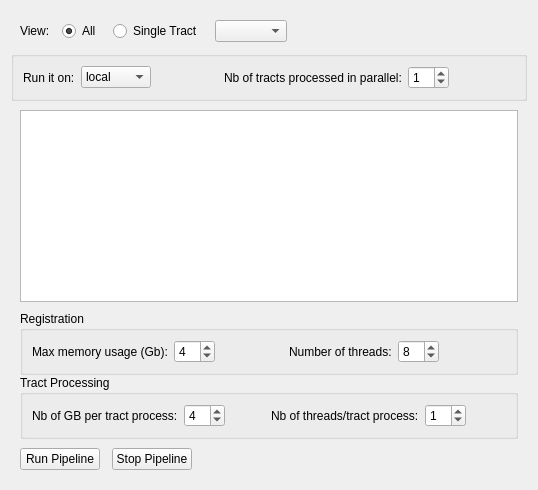
      <widget class="QWidget" name="Execution_tab">
       <attribute name="title">
        <string>Execution</string>
       </attribute>
       <layout class="QVBoxLayout" name="verticalLayout_29">
        <property name="spacing">
         <number>0</number>
        </property>
        <item>
         <widget class="QWidget" name="widget" native="true">
          <layout class="QHBoxLayout" name="horizontalLayout_12">
           <property name="spacing">
            <number>12</number>
           </property>
           <property name="leftMargin">
            <number>9</number>
           </property>
           <property name="bottomMargin">
            <number>9</number>
           </property>
           <item>
            <widget class="QLabel" name="view_label">
             <property name="text">
              <string>View:</string>
             </property>
            </widget>
           </item>
           <item>
            <widget class="QRadioButton" name="para_all_radioButton">
             <property name="text">
              <string>All</string>
             </property>
             <property name="checked">
              <bool>true</bool>
             </property>
            </widget>
           </item>
           <item>
            <widget class="QRadioButton" name="para_singletract_radioButton">
             <property name="text">
              <string>Single Tract</string>
             </property>
            </widget>
           </item>
           <item>
            <widget class="QComboBox" name="para_singletract_comboBox"/>
           </item>
           <item>
            <spacer name="horizontalSpacer">
             <property name="orientation">
              <enum>Qt::Horizontal</enum>
             </property>
             <property name="sizeHint" stdset="0">
              <size>
               <width>40</width>
               <height>20</height>
              </size>
             </property>
            </spacer>
           </item>
          </layout>
         </widget>
        </item>
        <item>
         <widget class="QWidget" name="widget_28" native="true">
          <layout class="QHBoxLayout" name="horizontalLayout_19">
           <property name="spacing">
            <number>0</number>
           </property>
           <property name="margin">
            <number>0</number>
           </property>
           <item>
            <widget class="QGroupBox" name="groupBox_3">
             <property name="title">
              <string/>
             </property>
             <layout class="QHBoxLayout" name="horizontalLayout_23">
              <property name="margin">
               <number>9</number>
              </property>
              <item>
               <widget class="QLabel" name="computingSystem_label">
                <property name="text">
                 <string>Run it on:</string>
                </property>
               </widget>
              </item>
              <item>
               <widget class="QComboBox" name="para_computingSystem_comboBox">
                <item>
                 <property name="text">
                  <string>local</string>
                 </property>
                </item>
                <item>
                 <property name="text">
                  <string>killdevil</string>
                 </property>
                </item>
               </widget>
              </item>
              <item>
               <spacer name="horizontalSpacer_5">
                <property name="orientation">
                 <enum>Qt::Horizontal</enum>
                </property>
                <property name="sizeHint" stdset="0">
                 <size>
                  <width>40</width>
                  <height>20</height>
                 </size>
                </property>
               </spacer>
              </item>
              <item>
               <widget class="QLabel" name="nbTractsProcessed_label">
                <property name="toolTip">
                 <string>Number of processes started in parallel. Make sure that your computer has enough memory.</string>
                </property>
                <property name="text">
                 <string>Nb of tracts processed in parallel:</string>
                </property>
               </widget>
              </item>
              <item>
               <widget class="QSpinBox" name="para_nbTractsProcessed_spinBox">
                <property name="toolTip">
                 <string>Number of processes started in parallel. Make sure that your computer has enough memory.</string>
                </property>
                <property name="value">
                 <number>1</number>
                </property>
               </widget>
              </item>
              <item>
               <spacer name="horizontalSpacer_7">
                <property name="orientation">
                 <enum>Qt::Horizontal</enum>
                </property>
                <property name="sizeHint" stdset="0">
                 <size>
                  <width>40</width>
                  <height>20</height>
                 </size>
                </property>
               </spacer>
              </item>
             </layout>
            </widget>
           </item>
          </layout>
         </widget>
        </item>
        <item>
         <widget class="QWidget" name="log_widget" native="true">
          <layout class="QHBoxLayout" name="horizontalLayout_20" stretch="0">
           <property name="spacing">
            <number>6</number>
           </property>
           <property name="topMargin">
            <number>9</number>
           </property>
           <item>
            <widget class="QPlainTextEdit" name="log_textEdit"/>
           </item>
          </layout>
         </widget>
        </item>
        <item>
         <widget class="QWidget" name="widget_24" native="true">
          <layout class="QHBoxLayout" name="horizontalLayout_5" stretch="0">
           <property name="spacing">
            <number>300</number>
           </property>
           <property name="leftMargin">
            <number>9</number>
           </property>
           <property name="topMargin">
            <number>0</number>
           </property>
           <property name="rightMargin">
            <number>9</number>
           </property>
           <property name="bottomMargin">
            <number>0</number>
           </property>
           <item>
            <widget class="QGroupBox" name="groupBox">
             <property name="title">
              <string>Registration</string>
             </property>
             <layout class="QHBoxLayout" name="horizontalLayout_22">
              <property name="spacing">
               <number>6</number>
              </property>
              <property name="margin">
               <number>9</number>
              </property>
              <item>
               <widget class="QLabel" name="label">
                <property name="text">
                 <string>Max memory usage (Gb):</string>
                </property>
               </widget>
              </item>
              <item>
               <widget class="QSpinBox" name="para_nb_memory_registration_spinBox">
                <property name="singleStep">
                 <number>1</number>
                </property>
                <property name="value">
                 <number>4</number>
                </property>
               </widget>
              </item>
              <item>
               <spacer name="horizontalSpacer_3">
                <property name="orientation">
                 <enum>Qt::Horizontal</enum>
                </property>
                <property name="sizeHint" stdset="0">
                 <size>
                  <width>40</width>
                  <height>20</height>
                 </size>
                </property>
               </spacer>
              </item>
              <item>
               <widget class="QLabel" name="nb_threads_label">
                <property name="text">
                 <string>Number of threads:</string>
                </property>
               </widget>
              </item>
              <item>
               <widget class="QSpinBox" name="para_nb_threads_spinBox">
                <property name="value">
                 <number>8</number>
                </property>
               </widget>
              </item>
              <item>
               <spacer name="horizontalSpacer_8">
                <property name="orientation">
                 <enum>Qt::Horizontal</enum>
                </property>
                <property name="sizeHint" stdset="0">
                 <size>
                  <width>40</width>
                  <height>20</height>
                 </size>
                </property>
               </spacer>
              </item>
             </layout>
            </widget>
           </item>
          </layout>
         </widget>
        </item>
        <item>
         <widget class="QWidget" name="widget_7" native="true">
          <layout class="QHBoxLayout" name="horizontalLayout_3">
           <property name="spacing">
            <number>0</number>
           </property>
           <property name="leftMargin">
            <number>9</number>
           </property>
           <property name="topMargin">
            <number>0</number>
           </property>
           <property name="bottomMargin">
            <number>0</number>
           </property>
           <item>
            <widget class="QGroupBox" name="groupBox_2">
             <property name="title">
              <string>Tract Processing</string>
             </property>
             <layout class="QHBoxLayout" name="horizontalLayout_16">
              <property name="spacing">
               <number>6</number>
              </property>
              <property name="margin">
               <number>9</number>
              </property>
              <item>
               <widget class="QLabel" name="nb_memory_label">
                <property name="text">
                 <string>Nb of GB per tract process:</string>
                </property>
               </widget>
              </item>
              <item>
               <widget class="QSpinBox" name="para_nb_memory_spinBox">
                <property name="value">
                 <number>4</number>
                </property>
               </widget>
              </item>
              <item>
               <spacer name="horizontalSpacer_4">
                <property name="orientation">
                 <enum>Qt::Horizontal</enum>
                </property>
                <property name="sizeHint" stdset="0">
                 <size>
                  <width>40</width>
                  <height>20</height>
                 </size>
                </property>
               </spacer>
              </item>
              <item>
               <widget class="QLabel" name="nbCores_label">
                <property name="toolTip">
                 <string>Setting of ITK_GLOBAL_DEFAULT_NUMBER_OF_THREADS to force ITK filters to use this number of threads.</string>
                </property>
                <property name="text">
                 <string>Nb of threads/tract process:</string>
                </property>
               </widget>
              </item>
              <item>
               <widget class="QSpinBox" name="para_nbCores_spinBox">
                <property name="toolTip">
                 <string>Setting of ITK_GLOBAL_DEFAULT_NUMBER_OF_THREADS to force ITK filters to use this number of threads.</string>
                </property>
                <property name="value">
                 <number>1</number>
                </property>
               </widget>
              </item>
              <item>
               <spacer name="horizontalSpacer_9">
                <property name="orientation">
                 <enum>Qt::Horizontal</enum>
                </property>
                <property name="sizeHint" stdset="0">
                 <size>
                  <width>40</width>
                  <height>20</height>
                 </size>
                </property>
               </spacer>
              </item>
             </layout>
            </widget>
           </item>
          </layout>
         </widget>
        </item>
        <item>
         <widget class="QWidget" name="widget_2" native="true">
          <layout class="QHBoxLayout" name="horizontalLayout_14">
           <property name="spacing">
            <number>12</number>
           </property>
           <item>
            <widget class="QPushButton" name="runPipeline_pushButton">
             <property name="text">
              <string>Run Pipeline</string>
             </property>
             <property name="icon">
              <iconset>
               <normaloff>:/icons/icons/run-button.png</normaloff>:/icons/icons/run-button.png</iconset>
             </property>
             <property name="iconSize">
              <size>
               <width>24</width>
               <height>15</height>
              </size>
             </property>
            </widget>
           </item>
           <item>
            <widget class="QPushButton" name="stopPipeline_pushButton">
             <property name="text">
              <string>Stop Pipeline</string>
             </property>
             <property name="icon">
              <iconset>
               <normaloff>:/icons/icons/stop-button.png</normaloff>:/icons/icons/stop-button.png</iconset>
             </property>
             <property name="iconSize">
              <size>
               <width>15</width>
               <height>15</height>
              </size>
             </property>
            </widget>
           </item>
           <item>
            <spacer name="horizontalSpacer_6">
             <property name="orientation">
              <enum>Qt::Horizontal</enum>
             </property>
             <property name="sizeHint" stdset="0">
              <size>
               <width>40</width>
               <height>20</height>
              </size>
             </property>
            </spacer>
           </item>
          </layout>
         </widget>
        </item>
       </layout>
      </widget>
